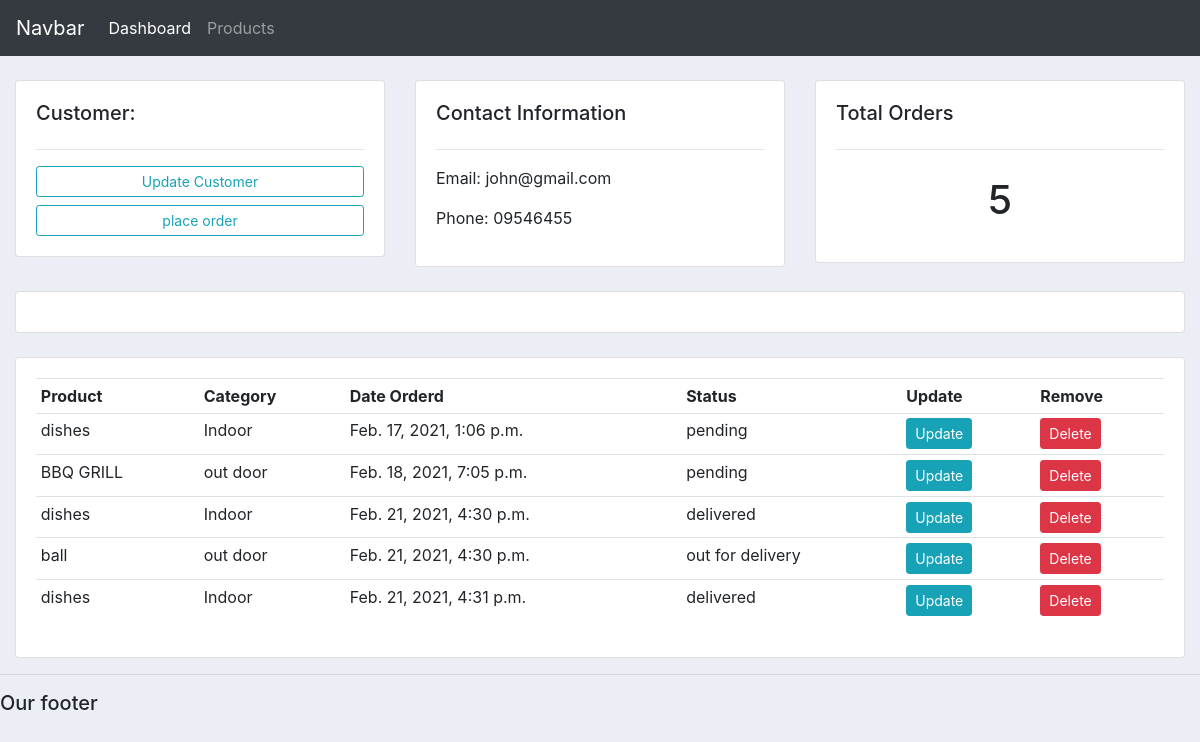
The app's page /customer/1/ with its own data.
### accounts/models.py (models this page shows, shortened)
class Customer(models.Model):
    name = models.CharField(max_length=200 , null=True)
    phone = models.CharField(max_length=200 , null=True)
    email = models.CharField(max_length=200   , null=True)
    date_created = models.DateTimeField(auto_now_add=True , null=True)

class Order(models.Model):
    STATUS =(
        ('pending' ,'pending'),
        ('out for delivery' ,'out for delivery'),
        ('delivered' ,'delivered'),
    )
    Customer = models.ForeignKey(Customer , null=True , on_delete=models.SET_NULL)
    Product = models.ForeignKey(Product , null=True , on_delete=models.SET_NULL)
    date_created = models.DateTimeField(auto_now_add=True , null=True)
    status = models.CharField(max_length=200   , null=True , choices =STATUS)

class Product(models.Model):
    CATEGORE =(
        ('Indoor' ,'Indoor'),
        ('out door' ,'out door'),
    )
    name = models.CharField(max_length=200 , null=True)
    price = models.FloatField(max_length=200 , null=True)
    category = models.CharField(max_length=200   , null=True , choices =CATEGORE )
    description = models.CharField(max_length=200   , null=True , blank=True)
    date_created = models.DateTimeField(auto_now_add=True , null=True)
    tags = models.ManyToManyField(Tag)
    def __str__(self):
        return self.name

### accounts/views.py (the view)
# urls.py: path('customer/<str:pk>/', views.customer , name = "customer"),
def customer(request,pk):
      customer = Customer.objects.get(id=pk)
      orders = customer.order_set.all()
      total_orders= customer.order_set.all().count
      context = { 'customer' : customer ,'orders' : orders ,'total_orders' : total_orders }
      return render( request, 'accounts/customer.html',context)

### accounts/templates/accounts/customer.html
{%  extends 'accounts/main.html' %}
{% block content %}
	<br>
<div class="row">
	<div class="col-md">
		<div class="card card-body">
			<h5>Customer:</h5>
			<hr>
			<a class="btn btn-outline-info  btn-sm btn-block" href="{% url 'update_customer' customer.id%}">Update Customer</a>
			<a class="btn btn-outline-info  btn-sm btn-block" href="{% url 'create_order' customer.id%}">place order</a>
		</div>
	</div>
	<div class="col-md">
		<div class="card card-body">
			<h5>Contact Information</h5>
			<hr>
			<p>Email:    {{customer.email}}</p>
			<p>Phone:  {{customer.phone}} </p>
		</div>
	</div>
	<div class="col-md">
		<div class="card card-body">
			<h5>Total Orders</h5>
			<hr>
			<h1 style="text-align: center;padding: 10px">{{total_orders}}</h1>
		</div>
	</div>
</div>
<br>
<div class="row">
	<div class="col">
		<div class="card card-body">
		</div>
	</div>
</div>
<br>
<div class="row">
	<div class="col-md">
		<div class="card card-body">
			<table class="table table-sm">
				<tr>
					<th>Product</th>
					<th>Category</th>
					<th>Date Orderd</th>
					<th>Status</th>
					<th>Update</th>
					<th>Remove</th>
				</tr>
				{%for order in orders%}
						<tr>
							<td>{{order.Product}}</td>
							<td>{{order.Product.category}}</td>
						    <td>{{order.date_created}}</td>
							<td>{{order.status}}</td>
							<td><a class="btn btn-sm btn-info" href="{% url 'update_order'  order.id %}">Update</a></td>
							<td><a class="btn btn-sm btn-danger" href="{% url 'delete_order'  order.id %}">Delete</a></td>
						</tr>
				{%endfor%}
			</table>
		</div>
	</div>
</div>
{% endblock %}

### accounts/static/css/main.css (style rules this page uses)
body { background-color: #ebeff5; }

### records on screen
Customer: email "john@gmail.com", phone "09546455", id "5"
Order: Product "dishes", Product.category "Indoor", date_created "Feb. 17, 2021, 1:06 p.m.", status "pending"
Order: Product "BBQ GRILL", Product.category "out door", date_created "Feb. 18, 2021, 7:05 p.m.", status "pending"
Order: Product "dishes", Product.category "Indoor", date_created "Feb. 21, 2021, 4:30 p.m.", status "delivered"
Order: Product "ball", Product.category "out door", date_created "Feb. 21, 2021, 4:30 p.m.", status "out for delivery"
Order: Product "dishes", Product.category "Indoor", date_created "Feb. 21, 2021, 4:31 p.m.", status "delivered"
